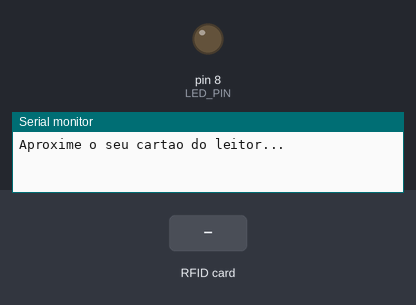
This sketch was run on a simulated Arduino Uno, built with avr-gcc and run on an emulated ATmega328P. On the bench: output pins drawn as LEDs (lit = HIGH), the last lines printed to the serial monitor. The test bench sets the inputs (shaded band). Pins used as bus, display or sensor lines are not drawn.

Above: at 1.2 s.
1.3 s: RFID card 31 5D 0D 24 held to the reader
At 3.7 s:
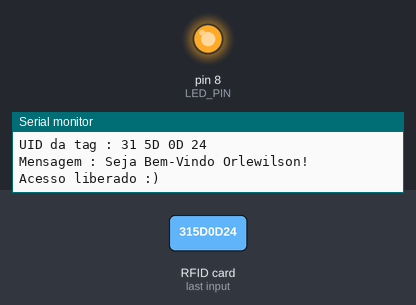
Timing chart, 0 to 8.8 s (numbered marks = the images above; inputs shaded):
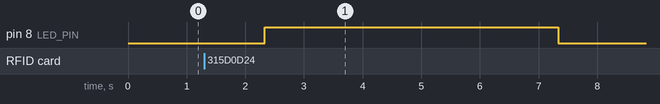

Measured:
- after the input at 1.3 s, pin 8 (LED_PIN): LOW → HIGH after 1.0 s, → LOW 5.0 s later

The sketch:

simulador-portao-rfid.ino
```cpp
/*
  Como Criar Coisas Inteligentes com Arduino - Módulo 2
  Facilitador:       Prof. Orlewilson Bentes Maia
  Data Criacao:      18/07/2018
  Atualizacao:       20/07/2018
  Descricao:         Simular portão de entrada após identificação RFID
*/

// Bibliotecas
// para comunicação serial
#include <SPI.h>

// para comunicação com módulo RFID
#include <MFRC522.h>

// portas do módulo RFID
#define SS_PIN 10
#define RST_PIN 9

// criando a instância do módulo RFID
MFRC522 mfrc522(SS_PIN, RST_PIN);

// porta LED para simular acesso
int LED_PIN = 8;

bool acesso = false;

// Funcao para configurar o Arduino
void setup()
{
  // inicia a porta serial
  Serial.begin(9600);

  // inicia  SPI bus
  SPI.begin();

  // inicia o módulo RFID
  mfrc522.PCD_Init();   // Inicia MFRC522

  Serial.println("Aproxime o seu cartao do leitor...");
  Serial.println();

  // configura porta LED
  pinMode(LED_PIN, OUTPUT);
  digitalWrite(LED_PIN, LOW);
}

// Funcao principal do Arduino que ficara em loop infinito
void loop()
{
  // procura por novos cartões
  if ( ! mfrc522.PICC_IsNewCardPresent())
  {
    return;
  }
  // seleciona um cartão
  if ( ! mfrc522.PICC_ReadCardSerial())
  {
    return;
  }
  //Mostra UID na serial
  Serial.print("UID da tag :");
  String conteudo= "";
  byte letra;
  for (byte i = 0; i < mfrc522.uid.size; i++)
  {
     Serial.print(mfrc522.uid.uidByte[i] < 0x10 ? " 0" : " ");
     Serial.print(mfrc522.uid.uidByte[i], HEX);
     conteudo.concat(String(mfrc522.uid.uidByte[i] < 0x10 ? " 0" : " "));
     conteudo.concat(String(mfrc522.uid.uidByte[i], HEX));
  }
  Serial.println();
  Serial.print("Mensagem : ");
  conteudo.toUpperCase();

  //UID 1 - Chaveiro
  if (conteudo.substring(1) == "31 5D 0D 24")
  {
    Serial.println("Seja Bem-Vindo Orlewilson!");
    Serial.println("Acesso liberado :)");
    Serial.println();

    acesso = true;
    delay(1000);
  }

  if (acesso) {
    //simula liberacao de acesso
    digitalWrite(LED_PIN, HIGH);
    acesso = false;
    delay(5000);
    digitalWrite(LED_PIN, LOW);
  }
}
```
